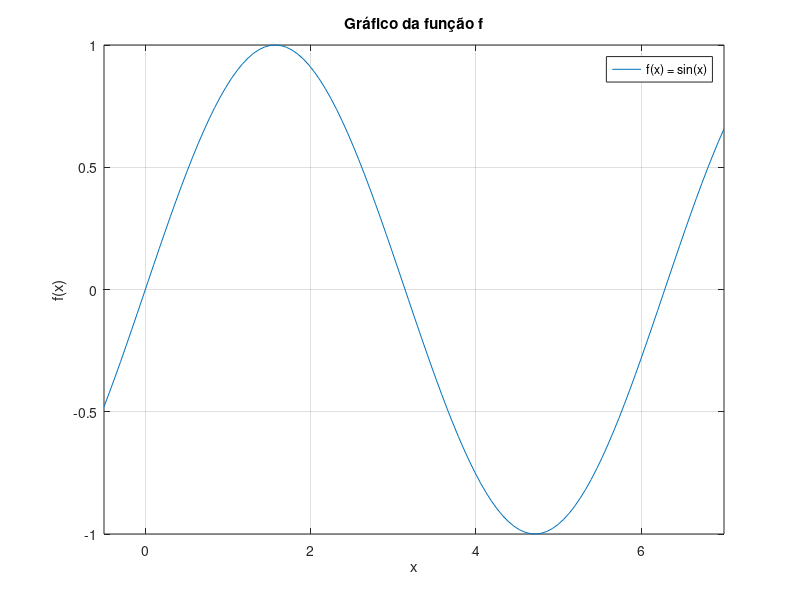

Recreate this plot in MATLAB. (Note: this script raises an error after producing the figure.)
% Função
f = @(x)(sin(x));
% Intervalo
a=-0.5; b = 7; 
x0 = (a + b)/2;
%Gráfico da função 
figure
fplot(f, [a, b]);
xlabel('x');
ylabel('f(x)');
legend('f(x) = sin(x)');
title('Gráfico da função f');
grid on;
print -dpng -r400 graficoFq3.png

% Cálculo das raízes
%
% Zero do MATLAB
[X,FVAL,EXITFLAG,OUTPUT]=fzero(f,[a,b]);
fprintf('fzero\n');
fprintf('Raiz: %f, Iterações: %d, Valor da raiz: %f\n', X, OUTPUT.iterations, f(X));
OUTPUT.algorithm
% Bissecção 
[r, n] = Bisseccao(f, a, b, 10^-4, 1000);
fprintf('Bisseccao\n');
fprintf('Raiz: %f, Iterações: %d, Valor da raiz: %f\n', r, n, f(r));
% Newton Raphson
proverDerivada = 0;
df = 0;
[r, n] = NewtonRaphson(f, proverDerivada, df, x0, 10^-4, 1000);
fprintf('Newton Raphson\n');
fprintf('Raiz: %f, Iterações: %d, Valor da raiz: %f\n', r, n, f(r));
% Secante
[r, n] = SecanteVisual(f, a, b, 10^-4, 1000);
fprintf('Secante\n');
fprintf('Raiz: %f, Iterações: %d, Valor da raiz: %f\n', r, n, f(r));











